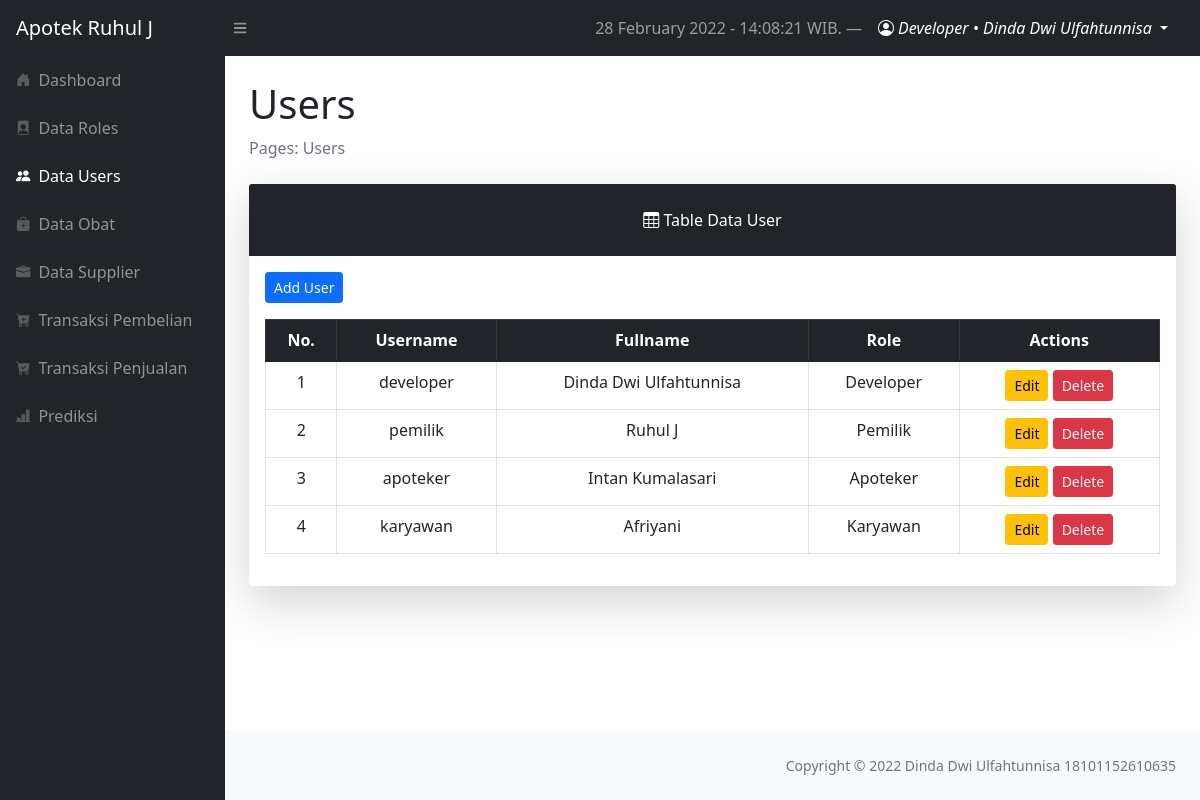
Page /layouts/dashboard/index.php?page=users (signed in) on the committed database.
### tables this page shows
CREATE TABLE `users` (
  `user_id` int(11) NOT NULL,
  `username` varchar(12) NOT NULL,
  `fullname` varchar(255) NOT NULL,
  `password` varchar(255) NOT NULL,
  `role_id` int(2) NOT NULL
);

CREATE TABLE `roles` (
  `role_id` int(11) NOT NULL,
  `role_level` varchar(50) NOT NULL
);

### config/config.php (called while the page is built, shortened)
<?php
$localhost  = "localhost";
$username   = "root";
$password   = "root";
$db         = "forecasting_apotek";
$conn = mysqli_connect($localhost, $username, $password, $db);
function query($query)
{
    global $conn;
    $result = mysqli_query($conn, $query);
    while ($row = mysqli_fetch_assoc($result)) {
        $rows[] = $row;
    }
    return $rows;
}

### layouts/dashboard/users/index.php (the view, shortened to what this page needs)
<?php
require '../../config/config.php';
$users = query("SELECT * FROM users INNER JOIN roles ON roles.role_id = users.role_id");
$no = 1
?>
<main>
    <div class="container-fluid px-4">
        <h1 class="mt-4">Users</h1>
        <ol class="breadcrumb mb-4">
            <li class="breadcrumb-item active">Pages: Users</li>
        </ol>
        <div class="card shadow-lg border-0 mb-4">
            <div class="card-header border-0 text-center p-4 bg-dark text-white">
                <i class="bi bi-table"></i>
                Table Data User
            </div>
            <div class="card-body border-0">
                <a href="?page=users/create" class="btn btn-sm btn-primary mb-3">Add User</a>
                <table class="table table-bordered table-hover table-responsive-sm text-center rounded">
                    <thead class="table-dark">
                        <th scope="col">No.</th>
                        <th scope="col">Username</th>
                        <th scope="col">Fullname</th>
                        <th scope="col">Role</th>
                        <th scope="col">Actions</th>
                    </thead>
                    <tbody>
                        <?php foreach ($users as $user) : ?>
                            <tr>
                                <td><?= $no++; ?></td>
                                <td><?= $user['username']; ?></td>
                                <td class="text-capitalize"><?= $user['fullname']; ?></td>
                                <td class="text-capitalize"><?= $user['role_level']; ?>
                                </td>
                                <td>
                                    <a href="index.php?page=users/update&id=<?= $user['user_id'] ?>" class="btn btn-sm btn-warning">Edit</a>
                                    <a href="index.php?page=users/delete&id=<?= $user['user_id'] ?>" class="btn btn-sm btn-danger" onclick="return confirm('Are you sure to delete user?')">Delete</a>
                                </td>
                            </tr>
                        <?php endforeach; ?>
                    </tbody>
                </table>
            </div>
        </div>
</main>

### rows in the picture
users: username "developer", fullname "Dinda Dwi Ulfahtunnisa", role.role_level "Developer"
users: username "pemilik", fullname "Ruhul J", role.role_level "Pemilik"
users: username "apoteker", fullname "Intan Kumalasari", role.role_level "Apoteker"
users: username "karyawan", fullname "Afriyani", role.role_level "Karyawan"

### other values in the picture
$timenow "28 February 2022 - 14:08:21"
$_SESSION['username'] "Developer"
$_SESSION['fullname'] "Dinda Dwi Ulfahtunnisa"
